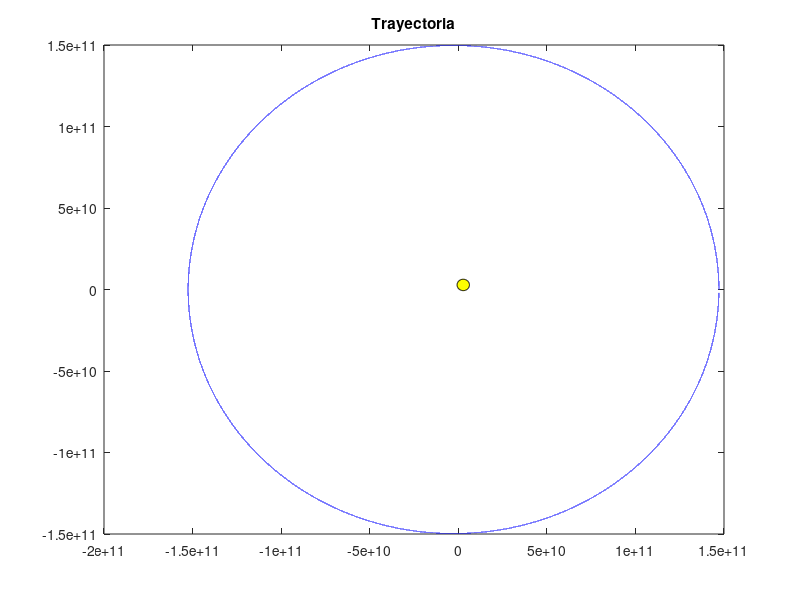

Write MATLAB code to recreate this figure.
%Gravitational Constant, we are working with international units. 
G=6.67E-11;
%mass of Sun and Earth
S=1.989E30;
E=5.972e34;
%we create the force field.
[x,y]=meshgrid(-2:0.5:2);
u = -G.*((S.*E)./(sqrt(x.^2+y.^2).^2)).*(x./(sqrt(x.^2+y.^2)));
v = -G.*((S.*E)./(sqrt(x.^2+y.^2).^2)).*(y./(sqrt(x.^2+y.^2)));
quiver(x,y,u,v)
hold on

%in order to solve the differential equation, will use the position verlet
%method, euler method isnt accurate enough
%One year time
tf=365.25*24*3600;
%time step
dt=360;
t=0:dt:tf;
vx=zeros(1,length(t));
vy=zeros(1,length(t));
%we create a x2 matrix because in position verlet we have 1/2 values.
y=zeros(1,length(t)*2);
x=zeros(1,length(t)*2);
%we can create an array that saves the radius
radio=zeros(1,length(t));
t(1)=0;
vx(1)=0;
vy(1)=30300; %Earth's velocity at perihelion
x(1)=147100632000; %Earth's distance at perihelion;
y(1)=0.000000000000;
radio(1)=147105052000;
vtot(1)=sqrt(vx(1).^2+vy(1).^2);
for i=1:length(t)
    x(2*i)=x(2*i-1)+vx(i).*0.5.*dt;
    y(2*i)=y(2*i-1)+vy(i).*0.5.*dt;
    vx(i+1)=vx(i)+(-G.*((S.*E)./(sqrt(x(2*i).^2+y(2*i).^2).^2)).*(x(2*i)./(sqrt(x(2*i).^2+y(2*i).^2)))./E)*dt;
    vy(i+1)=vy(i)+(-G.*((S.*E)./(sqrt(x(2*i).^2+y(2*i).^2).^2)).*(y(2*i)./(sqrt(x(2*i).^2+y(2*i).^2)))./E)*dt;
    x(2*i+1)=x(2*i)+vx(i+1).*0.5.*dt;
    y(2*i+1)=y(2*i)+vy(i+1).*0.5.*dt;
    %we calculate the radius of the orbit each iteration
    radio(i)=(sqrt(x(i).^2+y(i).^2));
    %velocity magnitude
    vtot(i+1)=sqrt(vx(i).^2+vy(i).^2);
end
hold on
plot(x,y,'color','b')
title("Trayectoria")
%major semiaxis (aphelion)
a=max(radio)
%minor semiaxis (perihelion)
b=min(radio)
%calculate excentricity
excentricidad = (max(radio)-min(radio))/(max(radio)+min(radio))
%we can create a sun for visualization
%position is accurate, but size has been modified for better visualization
rectangle('Position',[-696.34e6 -696.34e6 7e9 7e9],'Curvature',[1 1],'FaceColor',[1 1 0])